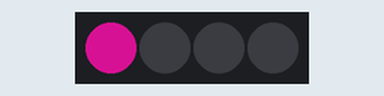
Bench run of a sketch on a simulated Arduino Uno, built with avr-gcc and run on an emulated ATmega328P. On the bench: 4 RGB LEDs in strip order, left to right. Dim RGB values are drawn brighter than linear; random numbers use the default seed unless the sketch sets one.

Above: at 0.05 s.
At 4.97 s:
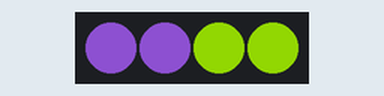
At 9.99 s:
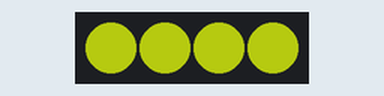
At 20.03 s:
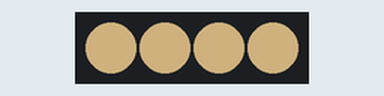
At 29.97 s:
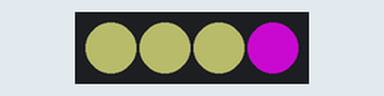
At 39.93 s:
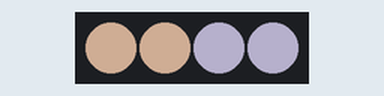
Timing chart, 0 to 40.0 s (numbered marks = the images above):
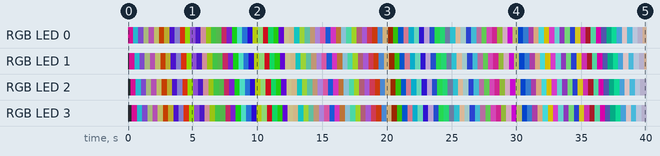

Measured:
- by itself, RGB LED 2: off → RGB(136, 11, 93) at 0.20 s, → RGB(22, 103, 116) 0.40 s later, → RGB(67, 40, 110) 0.40 s later, → RGB(64, 70, 47) 0.40 s later, … (99 changes in this stretch)
- by itself, RGB LED 3: off → RGB(136, 11, 93) at 0.30 s, → RGB(22, 103, 116) 0.40 s later, → RGB(67, 40, 110) 0.40 s later, → RGB(64, 70, 47) 0.40 s later, … (99 changes in this stretch)

The sketch:

lesson_2.2_RGB2812.ino
```cpp
//*************************************************************************
/*
  Keyestudio 4WD Mecanum Robot for Arduino
  lesson 2.2
  RGB2812
  http://www.keyestudio.com
*/
#include <Adafruit_NeoPixel.h>

//Create a class called rgb_2812 to control rgb, there are four LEDs, and pins are connected to D10
Adafruit_NeoPixel rgb_2812 = Adafruit_NeoPixel(4, 10, NEO_GRB + NEO_KHZ800);

void setup() {
  rgb_2812.begin();   //start rgb2818
  rgb_2812.setBrightness(150);  //Initialize the brightness to (0~255)
  rgb_2812.clear();   //Initialize all the NeoPixels to “close”state
}
void loop() {
  uint8_t r = random(0, 255);
  uint8_t g = random(0, 255);
  uint8_t b = random(0, 255);
  for (uint8_t i = 0; i < 4; i++)
  {
    rgb_2812.setPixelColor(i, r, g, b);//The color of the i +1 LED is random(r,g,b)
    rgb_2812.show();    //Refresh display
    delay(100); //Wait for a while
  }
}
//*************************************************************************
```
